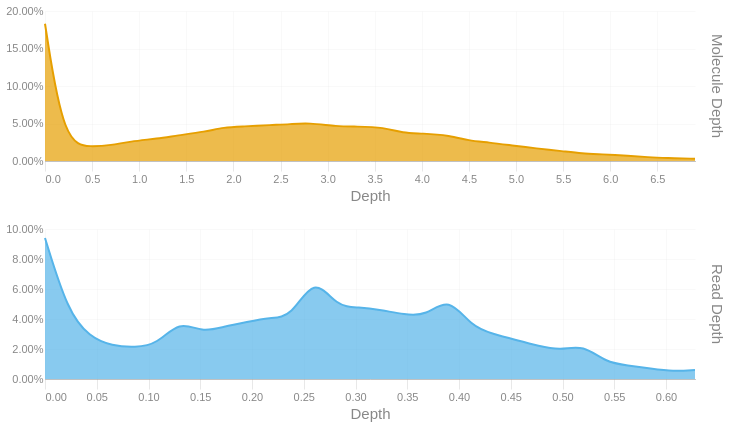

Here is the notebook cell this chart was saved with:
### Code cell
readdep = depth_hist(tb['Read Depth'], q99, 3)
readdep = readdep.with_columns(pl.lit('Read Depth').alias('Metric'))
if not SKIPLR:
    moldep = depth_hist(tb['Molecule Depth'], mol_q99, 1)
    moldep = moldep.with_columns(pl.lit('Molecule Depth').alias('Metric'))
    _hist = pl.concat([readdep, moldep])
    _hist = _hist.filter(pl.col('Proportion') != 0)
    with SafeRender(_hist):
        (
            alt.Chart(_hist)        
            .mark_area(interpolate = "basis")
            .encode(
                x=alt.X('Bin:Q').scale(domainMin=0).axis(alt.Axis(title='Depth')),
                y = alt.Y('Proportion:Q', title = None).axis(format = '.2%'),
                color = alt.Color('Metric:N').legend(None),
                row = alt.Row("Metric:N").header(title = None, labelOrient = 'right'),
                tooltip = [
                    alt.Tooltip("Metric:N", title = "Metric"),
                    alt.Tooltip('Interval:N', title = "Depth Interval"),
                    alt.Tooltip('Proportion:Q', title = "% Alignments").format('.2%')
                ]
            )
            .resolve_scale(x='independent', y='independent')
            .properties(
                height = 150, width = 650,
                usermeta={'embedOptions': {'downloadFileName': f'{samplename}.depth.hist'}}
            )
        ).display()
else:
    readdep = readdep.filter(pl.col('Proportion') != 0)
    with SafeRender(readdep):
        (
            alt.Chart(readdep)        
            .mark_area(interpolate = "basis")
            .encode(
                x=alt.X('Bin:Q').scale(domainMin=0).axis(alt.Axis(title='Depth')),
                y = alt.Y('Proportion:Q', title = None).axis(format = '.2%'),
                tooltip = [
                    alt.Tooltip('Interval:N', title = "Depth Interval"),
                    alt.Tooltip('Proportion:Q', title = "% Alignments").format('.2%')
                ]
            )
            .properties(
                usermeta={'embedOptions': {'downloadFileName': f'{samplename}.depth.hist'}}
            )
        ).display()

### Figure 1 — Vega-Lite specification as saved in the notebook (floating-point values rounded to 4 significant figures)
{"width": 650, "height": 150, "config": {"title": {"anchor": "start", "dy": -15, "fontSize": 18, "color": "#888888", "subtitleColor": "#888888", "subtitleFontSize": 14}, "arc": {"fill": "#0072B2"}, "axis": {"domainColor": "#888888", "domainWidth": 0.5, "gridWidth": 0.2, "grid": false, "titleFontWeight": 400, "titleFontSize": 15, "labelFontSize": 11, "labelColor": "#888888", "tickColor": "#888888", "tickWidth": 0.2, "titleColor": "#888888"}, "axisBand": {"grid": false}, "axisX": {"grid": true, "tickSize": 10, "domainCap": "round"}, "axisY": {"domain": false, "grid": true, "tickSize": 0, "domainCap": "round"}, "background": "transparent", "header": {"labelFontSize": 15, "labelColor": "#888888", "titleFontSize": 15, "titleFontWeight": 600, "titleColor": "#888888"}, "legend": {"labelFont": "sans-serif", "labelFontSize": 12, "labelColor": "#888888", "symbolSize": 100, "symbolType": "circle", "titleFontSize": 12, "titlePadding": 10, "titleColor": "#888888", "title": null}, "range": {"category": ["#E69F00", "#56B4E9", "#009E73", "#F0E442", "#0072B2", "#D55E00", "#CC79A7", "#000000"], "diverging": ["#cfe8f3", "#a2d4ec", "#73bfe2", "#46abdb", "#1696d2", "#12719e"]}, "area": {"fill": "#0072B2", "fillOpacity": 0.7, "line": true, "strokeOpacity": 0.7}, "line": {"color": "#0072B2", "stroke": "#0072B2", "strokeWidth": 2}, "trail": {"color": "#0072B2", "stroke": "#0072B2", "strokeWidth": 0, "size": 1}, "point": {"filled": true, "fillOpacity": 1.0, "size": 95}, "text": {"color": "#888888", "fontSize": 11, "align": "right", "fontWeight": 400, "size": 11}, "bar": {"fill": "#0072B2", "stroke": null}, "view": {"stroke": null, "continuousWidth": 660, "continuousHeight": 400}}, "data": {"name": "data-c052600f732e5943ffaaa4baae360d4b"}, "mark": {"type": "area", "interpolate": "basis"}, "encoding": {"color": {"field": "Metric", "legend": null, "type": "nominal"}, "row": {"field": "Metric", "header": {"title": null, "labelOrient": "right"}, "type": "nominal"}, "tooltip": [{"field": "Metric", "title": "Metric", "type": "nominal"}, {"field": "Interval", "title": "Depth Interval", "type": "nominal"}, {"field": "Proportion", "format": ".2%", "title": "% Alignments", "type": "quantitative"}], "x": {"axis": {"title": "Depth"}, "field": "Bin", "scale": {"domainMin": 0}, "type": "quantitative"}, "y": {"axis": {"format": ".2%"}, "field": "Proportion", "title": null, "type": "quantitative"}}, "resolve": {"scale": {"x": "independent", "y": "independent"}}, "usermeta": {"embedOptions": {"downloadFileName": "TF26LRJL0083_5B_10484332_23Y22YLT4_L7.depth.hist"}}, "$schema": "https://vega.github.io/schema/vega-lite/v6.4.1.json", "datasets": {"data-c052600f732e5943ffaaa4baae360d4b": [{"Bin": 0.0, "Interval": "0.0-0.022", "Proportion": 0.094, "Metric": "Read Depth"}, {"Bin": 0.022, "Interval": "0.022-0.043", "Proportion": 0.045, "Metric": "Read Depth"}, {"Bin": 0.043, "Interval": "0.043-0.065", "Proportion": 0.028, "Metric": "Read Depth"}, {"Bin": 0.065, "Interval": "0.065-0.087", "Proportion": 0.022, "Metric": "Read Depth"}, {"Bin": 0.087, "Interval": "0.087-0.108", "Proportion": 0.021, "Metric": "Read Depth"}, {"Bin": 0.108, "Interval": "0.108-0.13", "Proportion": 0.023, "Metric": "Read Depth"}, {"Bin": 0.13, "Interval": "0.13-0.152", "Proportion": 0.039, "Metric": "Read Depth"}, {"Bin": 0.152, "Interval": "0.152-0.173", "Proportion": 0.031, "Metric": "Read Depth"}, {"Bin": 0.173, "Interval": "0.173-0.195", "Proportion": 0.035, "Metric": "Read Depth"}, {"Bin": 0.195, "Interval": "0.195-0.217", "Proportion": 0.038, "Metric": "Read Depth"}, {"Bin": 0.217, "Interval": "0.217-0.238", "Proportion": 0.041, "Metric": "Read Depth"}, {"Bin": 0.238, "Interval": "0.238-0.26", "Proportion": 0.041, "Metric": "Read Depth"}, {"Bin": 0.26, "Interval": "0.26-0.282", "Proportion": 0.069, "Metric": "Read Depth"}, {"Bin": 0.282, "Interval": "0.282-0.303", "Proportion": 0.048, "Metric": "Read Depth"}, {"Bin": 0.303, "Interval": "0.303-0.325", "Proportion": 0.048, "Metric": "Read Depth"}, {"Bin": 0.325, "Interval": "0.325-0.347", "Proportion": 0.046, "Metric": "Read Depth"}, {"Bin": 0.347, "Interval": "0.347-0.368", "Proportion": 0.043, "Metric": "Read Depth"}, {"Bin": 0.368, "Interval": "0.368-0.39", "Proportion": 0.042, "Metric": "Read Depth"}, {"Bin": 0.39, "Interval": "0.39-0.412", "Proportion": 0.055, "Metric": "Read Depth"}, {"Bin": 0.412, "Interval": "0.412-0.433", "Proportion": 0.035, "Metric": "Read Depth"}, {"Bin": 0.433, "Interval": "0.433-0.455", "Proportion": 0.03, "Metric": "Read Depth"}, {"Bin": 0.455, "Interval": "0.455-0.477", "Proportion": 0.026, "Metric": "Read Depth"}, {"Bin": 0.477, "Interval": "0.477-0.498", "Proportion": 0.022, "Metric": "Read Depth"}, {"Bin": 0.498, "Interval": "0.498-0.52", "Proportion": 0.019, "Metric": "Read Depth"}, {"Bin": 0.52, "Interval": "0.52-0.542", "Proportion": 0.023, "Metric": "Read Depth"}, {"Bin": 0.542, "Interval": "0.542-0.563", "Proportion": 0.011, "Metric": "Read Depth"}, {"Bin": 0.563, "Interval": "0.563-0.585", "Proportion": 0.009, "Metric": "Read Depth"}, {"Bin": 0.585, "Interval": "0.585-0.607", "Proportion": 0.007, "Metric": "Read Depth"}, {"Bin": 0.607, "Interval": "0.607-0.628", "Proportion": 0.005, "Metric": "Read Depth"}, {"Bin": 0.628, "Interval": "0.628-0.65", "Proportion": 0.006, "Metric": "Read Depth"}, {"Bin": 0.0, "Interval": "0.0-0.2", "Proportion": 0.183, "Metric": "Molecule Depth"}, {"Bin": 0.2, "Interval": "0.2-0.5", "Proportion": 0.022, "Metric": "Molecule Depth"}, {"Bin": 0.5, "Interval": "0.5-0.7", "Proportion": 0.019, "Metric": "Molecule Depth"}, {"Bin": 0.7, "Interval": "0.7-0.9", "Proportion": 0.021, "Metric": "Molecule Depth"}, {"Bin": 0.9, "Interval": "0.9-1.2", "Proportion": 0.026, "Metric": "Molecule Depth"}, {"Bin": 1.2, "Interval": "1.2-1.4", "Proportion": 0.03, "Metric": "Molecule Depth"}, {"Bin": 1.4, "Interval": "1.4-1.7", "Proportion": 0.034, "Metric": "Molecule Depth"}, {"Bin": 1.7, "Interval": "1.7-1.9", "Proportion": 0.039, "Metric": "Molecule Depth"}, {"Bin": 1.9, "Interval": "1.9-2.1", "Proportion": 0.045, "Metric": "Molecule Depth"}, {"Bin": 2.1, "Interval": "2.1-2.4", "Proportion": 0.046, "Metric": "Molecule Depth"}, {"Bin": 2.4, "Interval": "2.4-2.6", "Proportion": 0.048, "Metric": "Molecule Depth"}, {"Bin": 2.6, "Interval": "2.6-2.8", "Proportion": 0.049, "Metric": "Molecule Depth"}, {"Bin": 2.8, "Interval": "2.8-3.1", "Proportion": 0.051, "Metric": "Molecule Depth"}, {"Bin": 3.1, "Interval": "3.1-3.3", "Proportion": 0.046, "Metric": "Molecule Depth"}, {"Bin": 3.3, "Interval": "3.3-3.6", "Proportion": 0.046, "Metric": "Molecule Depth"}, {"Bin": 3.6, "Interval": "3.6-3.8", "Proportion": 0.045, "Metric": "Molecule Depth"}, {"Bin": 3.8, "Interval": "3.8-4.0", "Proportion": 0.037, "Metric": "Molecule Depth"}, {"Bin": 4.0, "Interval": "4.0-4.3", "Proportion": 0.037, "Metric": "Molecule Depth"}, {"Bin": 4.3, "Interval": "4.3-4.5", "Proportion": 0.034, "Metric": "Molecule Depth"}, {"Bin": 4.5, "Interval": "4.5-4.7", "Proportion": 0.027, "Metric": "Molecule Depth"}, {"Bin": 4.7, "Interval": "4.7-5.0", "Proportion": 0.025, "Metric": "Molecule Depth"}, {"Bin": 5.0, "Interval": "5.0-5.2", "Proportion": 0.02, "Metric": "Molecule Depth"}, {"Bin": 5.2, "Interval": "5.2-5.5", "Proportion": 0.017, "Metric": "Molecule Depth"}, {"Bin": 5.5, "Interval": "5.5-5.7", "Proportion": 0.013, "Metric": "Molecule Depth"}, {"Bin": 5.7, "Interval": "5.7-5.9", "Proportion": 0.01, "Metric": "Molecule Depth"}, {"Bin": 5.9, "Interval": "5.9-6.2", "Proportion": 0.009, "Metric": "Molecule Depth"}, {"Bin": 6.2, "Interval": "6.2-6.4", "Proportion": 0.007, "Metric": "Molecule Depth"}, {"Bin": 6.4, "Interval": "6.4-6.6", "Proportion": 0.005, "Metric": "Molecule Depth"}, {"Bin": 6.6, "Interval": "6.6-6.9", "Proportion": 0.004, "Metric": "Molecule Depth"}, {"Bin": 6.9, "Interval": "6.9-7.11", "Proportion": 0.003, "Metric": "Molecule Depth"}]}}
